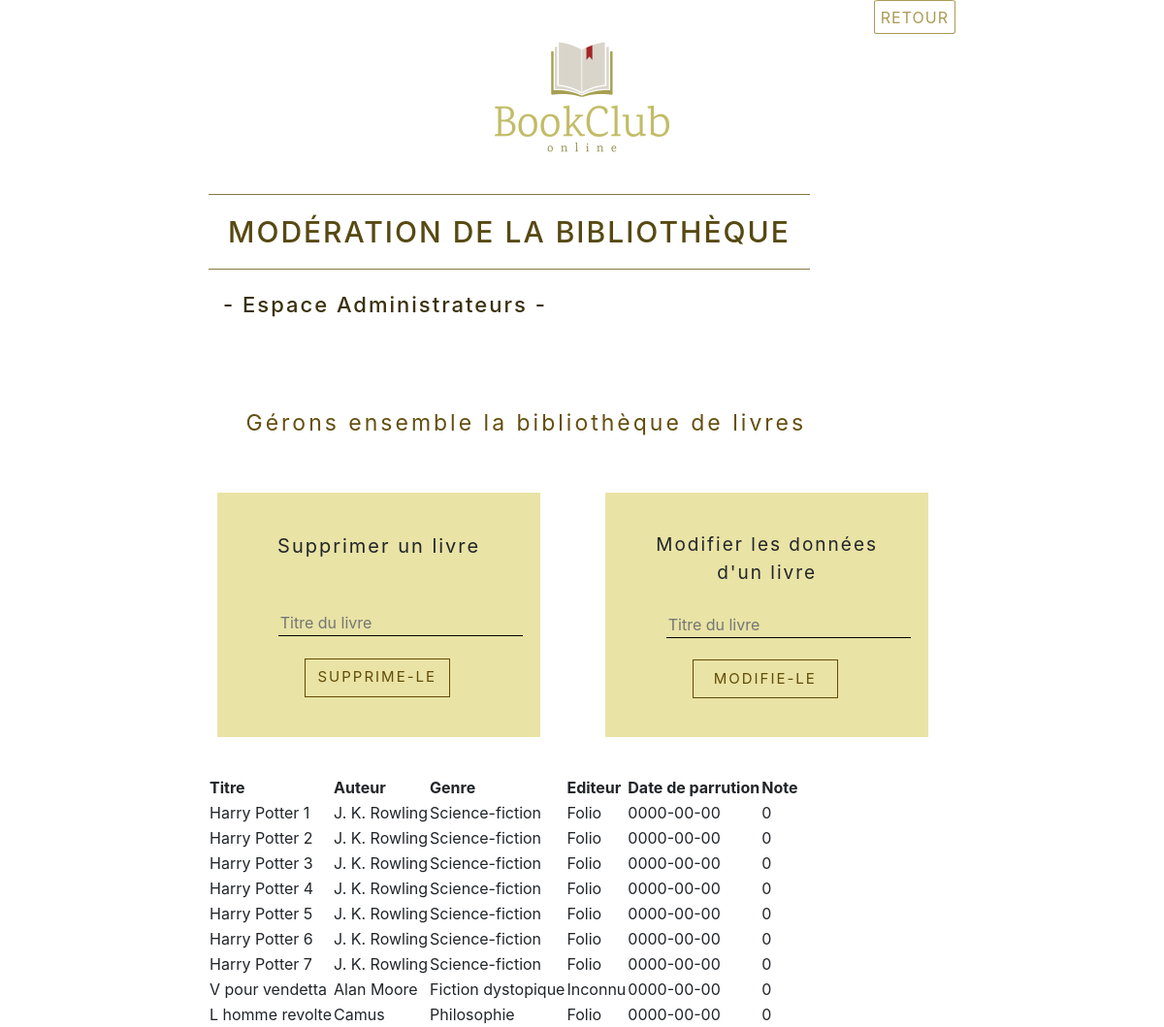
Page /php/moderation_livres.php on the committed database.
### tables this page shows
CREATE TABLE `livres` (
  `id_livre` int(11) NOT NULL,
  `photo` varchar(255) NOT NULL,
  `titre` varchar(255) NOT NULL,
  `auteur` varchar(255) NOT NULL,
  `genre` varchar(255) NOT NULL,
  `editeur` varchar(255) NOT NULL,
  `resume` text NOT NULL,
  `date_parrution` date NOT NULL,
  `note` int(11) DEFAULT NULL
);

### php/moderation_livres.php (the view, shortened to what this page needs)
<?php
include_once('bdd.php');
  $query1 = $pdo->prepare('SELECT * FROM livres');
  $query1->execute();
  $liste = $query1->fetchAll();
?>
<!DOCTYPE html>
<html>
  <head>
    <link rel="stylesheet" href="../css/bootstrap.min.css">
    <link rel="stylesheet" href="../css/style_starter.css">
  </head>
  <body class="container-fluid windows">
    <div class="container content" style="width:800px;border:none;">
      <a href="../php/home.php"><img class='logo' style="padding-left:37%;" src="../logo/logo_lighter.png" alt="BookClub logo"/></a>
      <button class="bouton_retour" onclick="window.location.href = 'http://localhost:8080/TP/Projet_Web/php/home.php';">Retour</button>
      <h1 class="title_page2">Modération de la bibliothèque</h1>
      <h2 class="subtitle">- Espace Administrateurs -</h2>
      <div class="text" style="padding:5%;padding-bottom:0;font-size:23px;">
        <p>Gérons ensemble la bibliothèque de livres</p>
      </div>
      <div class="row" style="padding:5%;padding-left:0;padding-right:0;">
        <div class="col-md-5 col-lg-5 col-xl-5" style="background-color:rgba(206, 192, 51, 0.44);margin-left:3%;padding:5%;">
          <p style="letter-spacing:2px;text-align:center;font-size:20px;margin-bottom:20%;">Supprimer un livre</p>
          <form action="suppresion_livre.php" style="padding-left:7%;" method="post">
            <input type="text" name="titre" placeholder="Titre du livre"/>
            <button class="valider_bouton" style="margin-left:12%;margin-top:5%;" type="submit" name="supp_l">Supprime-le</button>
          </form>
        </div>
        <div class="col-md-1 col-lg-1 col-xl-1"></div>
        <div class="col-md-5 col-lg-5 col-xl-5" style="background-color:rgba(206, 192, 51, 0.44);padding:5%;">
          <p style="letter-spacing:2px;text-align:center;font-size:19px;">Modifier les données d'un livre</p>
          <form action="form_modif_livre.php" style="padding-left:7%;" method="post">
            <input type="text" name="titre" placeholder="Titre du livre"/>
            <button class="valider_bouton" style="margin-left:12%;margin-top:5%;" type="submit" name="modif_l">Modifie-le</button>
          </form>
        </div>
      </div>
      <table>
   <thead>
     <tr>
       <th>Titre</th>
       <th>Auteur</th>
       <th>Genre</th>
       <th>Editeur</th>
       <th>Date de parrution</th>
       <th>Note</th>
     </tr>
      <tr>
          <?php foreach ($liste as $donnees) { ?>
       <td><?php echo $donnees['titre']; ?></td>
       <td><?php echo $donnees['auteur']; ?></td>
       <td><?php echo $donnees['genre']; ?></td>
       <td><?php echo $donnees['editeur']; ?></td>
       <td><?php echo $donnees['date_parrution']; ?></td>
       <td><?php echo $donnees['note']; ?></td>
       </tr>
    <?php
    }
    ?>
     </table>
    </div>
  </body>
</html>

### css/style_starter.css (style rules this page uses)
.windows { padding-top: 0; margin-top: 0; background-color: white; height: 100%; }
.content { background-color: white; border: 2px solid; border-color: rgba(151, 153, 54, 0.699); border-radius: 7px; width: 500px; height: auto; }
.logo { height: 35%; padding-left:30%; }
.text { margin-top: 5%; letter-spacing: 3px; font-size: 20px; color: rgb(100, 79, 16); text-align: left; }
.bouton_retour { color: rgba(139, 116, 21, 0.72); border-radius: 5%; border: 1px solid rgba(139, 116, 23, 0.72); background-color: transparent; float: right; letter-spacing: 1px; text-transform: uppercase; width: fit-content; text-align: center; font-size: medium; height: 35px; }
.title_page2 { letter-spacing: 2px; text-transform: uppercase; width: fit-content; text-align: center; font-size: 30px; color:rgb(87, 73, 18); padding:20px; border:1px solid rgba(102, 84, 16, 0.78); border-right:none;border-left:none; }
.subtitle { letter-spacing: 2px; width: fit-content; text-align: center; font-size: 22px; color:rgb(58, 49, 11); padding:15px; }
input { margin-bottom: 5%; border: none; border-bottom: solid; border-bottom-width: 1px; background-color: transparent; }
form { margin-top: 10%; margin-left: 5px; margin-right: 5px; }
.valider_bouton { background: transparent; width: 150px; height: 40px; color: rgb(98, 75, 5); border: 1px solid rgb(98, 75, 5); font-size: 15px; letter-spacing: 2px; text-transform: uppercase; cursor: pointer; display: inline-block; }

### rows in the picture
livres: titre "Harry Potter 1", auteur "J. K. Rowling", genre "Science-fiction", editeur "Folio", date_parrution "0000-00-00", note "0"
livres: titre "Harry Potter 2", auteur "J. K. Rowling", genre "Science-fiction", editeur "Folio", date_parrution "0000-00-00", note "0"
livres: titre "Harry Potter 3", auteur "J. K. Rowling", genre "Science-fiction", editeur "Folio", date_parrution "0000-00-00", note "0"
livres: titre "Harry Potter 4", auteur "J. K. Rowling", genre "Science-fiction", editeur "Folio", date_parrution "0000-00-00", note "0"
livres: titre "Harry Potter 5", auteur "J. K. Rowling", genre "Science-fiction", editeur "Folio", date_parrution "0000-00-00", note "0"
livres: titre "Harry Potter 6", auteur "J. K. Rowling", genre "Science-fiction", editeur "Folio", date_parrution "0000-00-00", note "0"
livres: titre "Harry Potter 7", auteur "J. K. Rowling", genre "Science-fiction", editeur "Folio", date_parrution "0000-00-00", note "0"
livres: titre "V pour vendetta", auteur "Alan Moore", genre "Fiction dystopique", editeur "Inconnu", date_parrution "0000-00-00", note "0"
livres: titre "L homme revolte", auteur "Camus", genre "Philosophie", editeur "Folio", date_parrution "0000-00-00", note "0"
